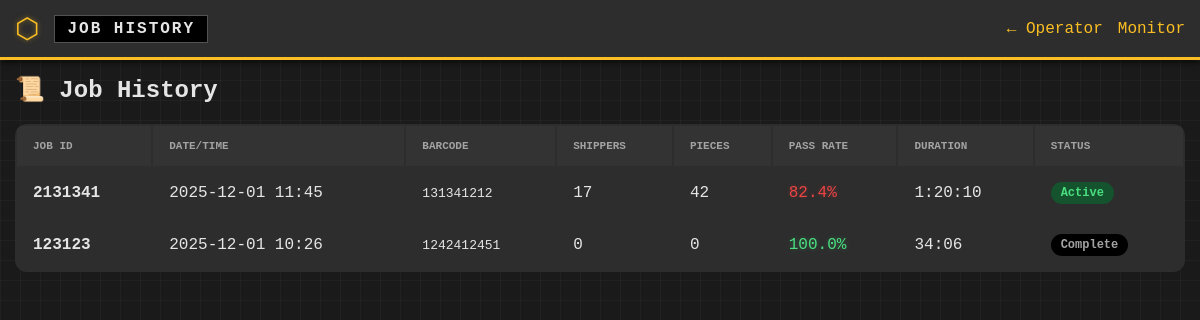
The app's page /history with its own data.
### app.py (models this page shows, shortened)
class Job(db.Model):
    __tablename__ = 'jobs'
    id = db.Column(db.Integer, primary_key=True)
    job_id = db.Column(db.String(100), nullable=False)
    expected_barcode = db.Column(db.String(200), nullable=False)
    pieces_per_shipper = db.Column(db.Integer, default=1)
    target_quantity = db.Column(db.Integer, default=0)
    start_time = db.Column(db.DateTime, default=datetime.now)
    end_time = db.Column(db.DateTime, nullable=True)
    is_active = db.Column(db.Boolean, default=True)
    scans = db.relationship('Scan', backref='job', lazy='dynamic')
    @property
    def pass_count(self) -> int:
        return self.scans.filter_by(status='PASS').count()
    @property
    def total_scans(self) -> int:
        return self.scans.count()
    @property
    def total_pieces(self) -> int:
        return self.pass_count * self.pieces_per_shipper
    @property
    def pass_rate(self) -> float:
        if self.total_scans == 0:
            return 100.0
        return (self.pass_count / self.total_scans) * 100
    @property
    def elapsed_seconds(self) -> int:
        if self.end_time:
            return int((self.end_time - self.start_time).total_seconds())
        return int((datetime.now() - self.start_time).total_seconds())
    @property
    def elapsed_formatted(self) -> str:
        seconds = self.elapsed_seconds
        hours, remainder = divmod(seconds, 3600)
        minutes, secs = divmod(remainder, 60)
        if hours > 0:
            return f"{hours}:{minutes:02d}:{secs:02d}"
        return f"{minutes}:{secs:02d}"

### app.py (the view)
@app.route('/history')
def history():
    page = request.args.get('page', 1, type=int)
    jobs = Job.query.order_by(Job.start_time.desc()).paginate(page=page, per_page=20)
    return render_template('history.html', jobs=jobs)

### templates/history.html (shortened to what this page needs)
<!DOCTYPE html>
<html lang="en">
<head>
    <link rel="stylesheet" href="{{ url_for('static', filename='css/style.css') }}">
</head>
<body>
    <header class="header">
        <div class="header-left">
            <span class="logo">⬡</span>
            <span class="title">JOB HISTORY</span>
        </div>
        <div class="header-right">
            <a href="/" class="nav-link">← Operator</a>
            <a href="/monitor" class="nav-link">Monitor</a>
        </div>
    </header>
    <main class="main-content">
        <div class="history-header">
            <h1>📜 Job History</h1>
        </div>
        <table class="jobs-table">
            <thead>
                <tr>
                    <th>Job ID</th>
                    <th>Date/Time</th>
                    <th>Barcode</th>
                    <th>Shippers</th>
                    <th>Pieces</th>
                    <th>Pass Rate</th>
                    <th>Duration</th>
                    <th>Status</th>
                </tr>
            </thead>
            <tbody>
                {% for job in jobs.items %}
                <tr>
                    <td><strong>{{ job.job_id }}</strong></td>
                    <td>{{ job.start_time.strftime('%Y-%m-%d %H:%M') }}</td>
                    <td style="font-family: monospace;">{{ job.expected_barcode }}</td>
                    <td>{{ job.total_scans }}</td>
                    <td>{{ job.total_pieces }}</td>
                    <td class="{{ 'highlight-success' if job.pass_rate >= 99 else 'highlight-warning' if job.pass_rate >= 95 else 'highlight-danger' }}">
                        {{ '%.1f' % job.pass_rate }}%
                    </td>
                    <td>{{ job.elapsed_formatted }}</td>
                    <td>
                        <span class="status-badge {{ 'active' if job.is_active else 'complete' }}">
                            {{ 'Active' if job.is_active else 'Complete' }}
                        </span>
                    </td>
                </tr>
                {% else %}
                <tr>
                    <td colspan="8" style="text-align: center; color: var(--text-muted);">
                        No jobs found
                    </td>
                </tr>
                {% endfor %}
            </tbody>
        </table>
    </main>
</body>
</html>

### static/css/style.css (style rules this page uses)
* { margin: 0; padding: 0; box-sizing: border-box; }
:root { --bg-dark: #1a1a1a; --bg-card: #2d2d2d; --bg-card-light: #333333; --bg-input: #000000; --primary: #fbbf24; --primary-hover: #f59e0b; --success: #4ade80; --success-bg: #14532d; --danger: #ef4444; --danger-bg: #7f1d1d; --warning: #fcd34d; --info: #38bdf8; --text-primary: #e5e5e5; --text-secondary: #a3a3a3; --text-muted: #737373; --border: #525252; --border-highlight: #737373; --panel-shadow: 0 4px 6px -1px rgba(0, 0, 0, 0.5), 0 2px 4px -1px rgba(0, 0, 0, 0.3); --inset-shadow: inset 0 2px 4px 0 rgba(0, 0, 0, 0.6); }
body { font-family: 'Courier New', Courier, monospace; background-color: var(--bg-dark); color: var(--text-primary); min-height: 100vh; overflow-x: hidden; background-image: linear-gradient(rgba(255, 255, 255, 0.03) 1px, transparent 1px), linear-gradient(90deg, rgba(255, 255, 255, 0.03) 1px, transparent 1px); background-size: 20px 20px; }
.header { display: flex; justify-content: space-between; align-items: center; background-color: var(--bg-card); padding: 8px 15px; height: 60px; border-bottom: 3px solid var(--primary); box-shadow: var(--panel-shadow); }
.header-left { display: flex; align-items: center; gap: 15px; }
.logo { font-size: 28px; color: var(--primary); text-shadow: 0 0 5px rgba(251, 191, 36, 0.5); }
.title { font-size: 16px; font-weight: 700; letter-spacing: 2px; text-transform: uppercase; color: var(--text-primary); border: 1px solid var(--border); padding: 4px 12px; background: #000; }
.header-right { display: flex; align-items: center; gap: 15px; }
.main-content { padding: 15px; max-width: 1400px; margin: 0 auto; }
.highlight-success { color: var(--success) !important; text-shadow: 0 0 5px rgba(74, 222, 128, 0.3); }
.highlight-danger { color: var(--danger) !important; text-shadow: 0 0 5px rgba(239, 68, 68, 0.3); }

### templates/history.html (style rules this page uses)
.history-header { display: flex; justify-content: space-between; align-items: center; margin-bottom: 20px; }
.history-header h1 { font-size: 24px; }
.jobs-table { width: 100%; background-color: var(--bg-card); border-radius: 12px; overflow: hidden; }
.jobs-table th, .jobs-table td { padding: 14px 16px; text-align: left; }
.jobs-table th { background-color: var(--bg-card-light); font-size: 11px; color: var(--text-secondary); text-transform: uppercase; font-weight: 600; }
.jobs-table tr { border-bottom: 1px solid var(--border); }
.jobs-table tr:last-child { border-bottom: none; }
.status-badge { display: inline-block; padding: 4px 10px; border-radius: 20px; font-size: 12px; font-weight: 600; }
.status-badge.active { background-color: var(--success-bg); color: var(--success); }
.status-badge.complete { background-color: var(--bg-input); color: var(--text-secondary); }
.nav-link { color: var(--primary); text-decoration: none; }

### records on screen
Job: job_id "2131341", start_time "2025-12-01 11:45", expected_barcode "131341212", total_scans "17", total_pieces "42", pass_rate "82.4", elapsed_formatted "1:20:10", is_active "Active"
Job: job_id "123123", start_time "2025-12-01 10:26", expected_barcode "1242412451", total_scans "0", total_pieces "0", pass_rate "100.0", elapsed_formatted "34:06", is_active "Complete"
